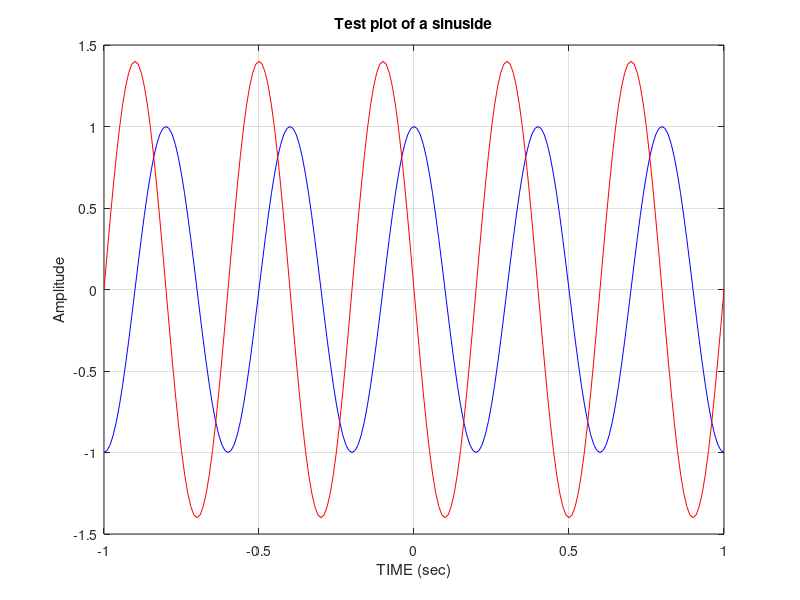

This figure's MATLAB source:

tt = -1 : 0.01 : 1;
xx = cos(5*pi*tt);
zz = 1.4*exp( 1i*pi/2) * exp(1i*5*pi*tt);
plot(tt, xx, 'b-', tt, real(zz), 'r-')
grid on
xlabel('TIME (sec)');
ylabel('Amplitude');
title('Test plot of a sinuside');